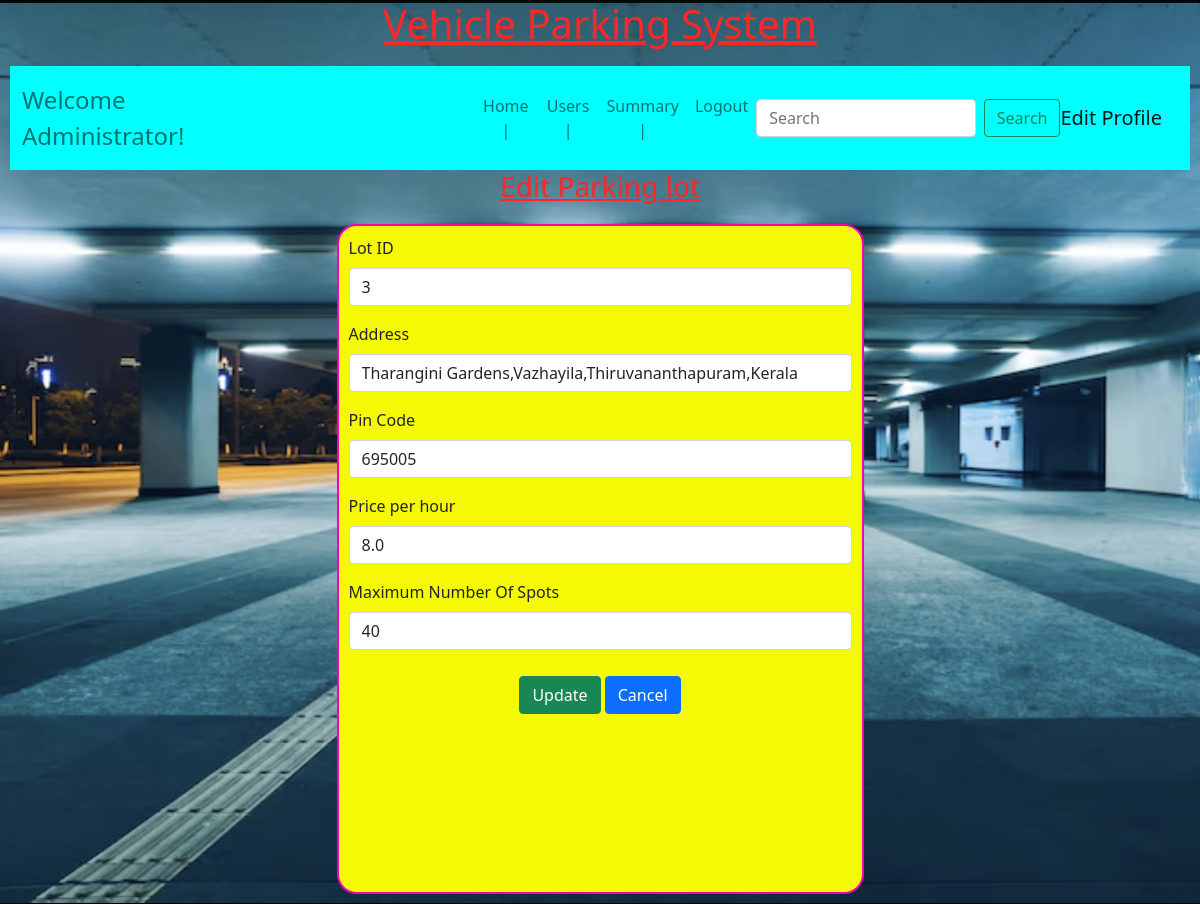
The app's page /edit_lot/3/admin@parking.com with its own data.
### backend/models.py (models this page shows)
class Parking_lot(db.Model):
    __tablename__="parking_lot"
    id=db.Column(db.Integer,primary_key=True)
    address=db.Column(db.String,nullable=False)
    price=db.Column(db.Float,nullable=False)
    pin_code=db.Column(db.Integer,nullable=False)
    maximum_number_of_spots=db.Column(db.Integer,nullable=False,default=0)
    parking_spot=db.relationship("Parking_Spot",cascade="all,delete",backref="parking_lot",lazy=True)

### backend/controllers.py (the view, shortened to what this page needs)
@app.route("/edit_lot/<id>/<name>",methods=["GET","POST"])
def edit_lot(id,name):
    l=get_lot(id)
    if not l:
        return redirect(url_for("admindashboardfn",name=name,msg=""))
    avail=0
    occ=0
    for spot in l.parking_spot:
        if spot.status=="A":
            avail+=1
        else:
            occ+=1
    return render_template("edit_lot.html",lots=l,lid=l.id,name=name,available=avail,occupied=occ)

### backend/controllers.py (called while the page is built)
def get_lot(id):
    lot=Parking_lot.query.filter_by(id=id).first()
    return lot

### templates/edit_lot.html (shortened to what this page needs)
{%extends "adminlayout.html"%}
{%block content%}
            {%if lots%}
                <div class="center">
                    <h3><u>Edit Parking lot</u></h3>
                </div>
                <form action="/edit_lot/{{lots.id}}/{{name}}" method="POST">
                <div class="input-form2">
                    <div class="mb-3">
                        <label for="lotid" class="form-label">Lot ID</label>
                        <input type="number" class="form-control" id="lotid" name="lotid" value="{{lid}}" required>
                    </div>
                    <div class="mb-3">
                        <label for="address" class="form-label">Address</label>
                        <input type="text" class="form-control" id="address" name="address" value="{{lots.address}}">
                    </div>
                    <div class="mb-3">
                        <label for="pincode" class="form-label">Pin Code</label>
                        <input type="number" class="form-control" id="pincode" name="pincode" value="{{lots.pin_code}}">
                    </div>
                    <div class="mb-3">
                        <label for="price" class="form-label">Price per hour</label>
                        <input type="text" class="form-control" id="price" name="price" value="{{lots.price}}">
                    </div>
                    <div class="mb-3">
                        <label for="maximum_number_of_spots" class="form-label">Maximum Number Of Spots</label>
                        <input type="number" class="form-control" id="spots_num" name="max_no_of_spots" value="{{lots.maximum_number_of_spots}}">
                    </div>
                    <div class="button">
                        <button type="submit" class="btn btn-success">Update</button>
                        <a href="/admin/{{name}}" type="button" class="btn btn-primary">Cancel</a>
                    </div>
                </div>
                </form>
            {%endif%}
{%endblock%}

### static/styles/styles.css (style rules this page uses)
* { margin: 0px; }
html { background-image: url(/static/images/bkg1.png); background-size: cover; }
.center { text-align: center; margin: auto; color: rgb(254, 38, 38); }
.button { text-align: center; padding: 10px; }
.input-form2 { border: 2px solid rgb(243, 4, 179); width: 527px; height: 670px; margin: auto; margin-top: 20px; padding: 10px; border-radius: 20px; font-size: 16px; text-align: justify; background-color: rgb(245, 249, 4); }

### records on screen
Parking_lot: address "Tharangini Gardens,Vazhayila,Thiruvananthapuram,Kerala", pincode "695005", price "8.0", max_no_of_spots "40"
